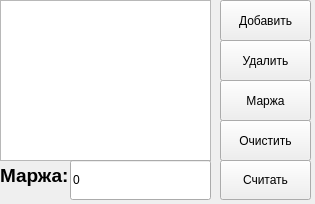
<?xml version="1.0" encoding="UTF-8"?>
<ui version="4.0">
 <class>MainWindow</class>
 <widget class="QMainWindow" name="MainWindow">
  <property name="geometry">
   <rect>
    <x>0</x>
    <y>0</y>
    <width>315</width>
    <height>204</height>
   </rect>
  </property>
  <property name="sizePolicy">
   <sizepolicy hsizetype="Fixed" vsizetype="Fixed">
    <horstretch>0</horstretch>
    <verstretch>0</verstretch>
   </sizepolicy>
  </property>
  <property name="windowTitle">
   <string>BetterCalc</string>
  </property>
  <widget class="QWidget" name="centralwidget">
   <widget class="QPushButton" name="button_add">
    <property name="geometry">
     <rect>
      <x>220</x>
      <y>0</y>
      <width>91</width>
      <height>41</height>
     </rect>
    </property>
    <property name="text">
     <string>Добавить</string>
    </property>
   </widget>
   <widget class="QPushButton" name="button_delete">
    <property name="geometry">
     <rect>
      <x>220</x>
      <y>40</y>
      <width>91</width>
      <height>41</height>
     </rect>
    </property>
    <property name="text">
     <string>Удалить</string>
    </property>
   </widget>
   <widget class="QPushButton" name="button_clear">
    <property name="geometry">
     <rect>
      <x>220</x>
      <y>120</y>
      <width>91</width>
      <height>41</height>
     </rect>
    </property>
    <property name="text">
     <string>Очистить</string>
    </property>
   </widget>
   <widget class="QPushButton" name="button_calc">
    <property name="geometry">
     <rect>
      <x>220</x>
      <y>160</y>
      <width>91</width>
      <height>40</height>
     </rect>
    </property>
    <property name="text">
     <string>Считать</string>
    </property>
   </widget>
   <widget class="QListWidget" name="listWidget">
    <property name="geometry">
     <rect>
      <x>0</x>
      <y>0</y>
      <width>211</width>
      <height>161</height>
     </rect>
    </property>
   </widget>
   <widget class="QPushButton" name="button_marja">
    <property name="geometry">
     <rect>
      <x>220</x>
      <y>80</y>
      <width>91</width>
      <height>41</height>
     </rect>
    </property>
    <property name="text">
     <string>Маржа</string>
    </property>
   </widget>
   <widget class="QLabel" name="label">
    <property name="geometry">
     <rect>
      <x>0</x>
      <y>160</y>
      <width>71</width>
      <height>31</height>
     </rect>
    </property>
    <property name="font">
     <font>
      <family>Arial</family>
      <pointsize>14</pointsize>
      <weight>75</weight>
      <bold>true</bold>
     </font>
    </property>
    <property name="text">
     <string>Маржа:</string>
    </property>
   </widget>
   <widget class="QLineEdit" name="textMarja">
    <property name="geometry">
     <rect>
      <x>70</x>
      <y>160</y>
      <width>141</width>
      <height>40</height>
     </rect>
    </property>
    <property name="text">
     <string>0</string>
    </property>
   </widget>
  </widget>
 </widget>
 <resources/>
 <connections/>
</ui>
